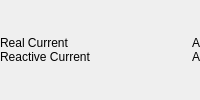
            <widget class="QWidget" name="meas_current">
             <layout class="QGridLayout" name="gridLayout_10">
              <property name="leftMargin">
               <number>0</number>
              </property>
              <property name="topMargin">
               <number>0</number>
              </property>
              <property name="rightMargin">
               <number>0</number>
              </property>
              <property name="bottomMargin">
               <number>0</number>
              </property>
              <property name="spacing">
               <number>0</number>
              </property>
              <item row="2" column="1">
               <layout class="QGridLayout" name="gridLayout_3" columnstretch="0,1,0">
                <item row="0" column="1" alignment="Qt::AlignRight">
                 <widget class="CompactEpc" name="compactepc_11">
                  <property name="sizePolicy">
                   <sizepolicy hsizetype="Fixed" vsizetype="Fixed">
                    <horstretch>0</horstretch>
                    <verstretch>0</verstretch>
                   </sizepolicy>
                  </property>
                  <property name="signal_path" stdset="0">
                   <string>StatusMeasuredCurrent;RealCurrent_measured</string>
                  </property>
                  <property name="label_visible" stdset="0">
                   <bool>false</bool>
                  </property>
                  <property name="units_visible" stdset="0">
                   <bool>false</bool>
                  </property>
                 </widget>
                </item>
                <item row="1" column="1" alignment="Qt::AlignRight">
                 <widget class="CompactEpc" name="compactepc_12">
                  <property name="sizePolicy">
                   <sizepolicy hsizetype="Fixed" vsizetype="Fixed">
                    <horstretch>0</horstretch>
                    <verstretch>0</verstretch>
                   </sizepolicy>
                  </property>
                  <property name="signal_path" stdset="0">
                   <string>StatusMeasuredCurrent;ReactiveCurrent_measured</string>
                  </property>
                  <property name="label_visible" stdset="0">
                   <bool>false</bool>
                  </property>
                  <property name="units_visible" stdset="0">
                   <bool>false</bool>
                  </property>
                 </widget>
                </item>
                <item row="1" column="0">
                 <widget class="QLabel" name="label_33">
                  <property name="text">
                   <string>Reactive Current</string>
                  </property>
                 </widget>
                </item>
                <item row="0" column="0">
                 <widget class="QLabel" name="label_31">
                  <property name="text">
                   <string>Real Current</string>
                  </property>
                 </widget>
                </item>
                <item row="1" column="2" alignment="Qt::AlignRight">
                 <widget class="QLabel" name="label_34">
                  <property name="text">
                   <string>A</string>
                  </property>
                 </widget>
                </item>
                <item row="0" column="2" alignment="Qt::AlignRight">
                 <widget class="QLabel" name="label_32">
                  <property name="text">
                   <string>A</string>
                  </property>
                 </widget>
                </item>
               </layout>
              </item>
             </layout>
            </widget>
